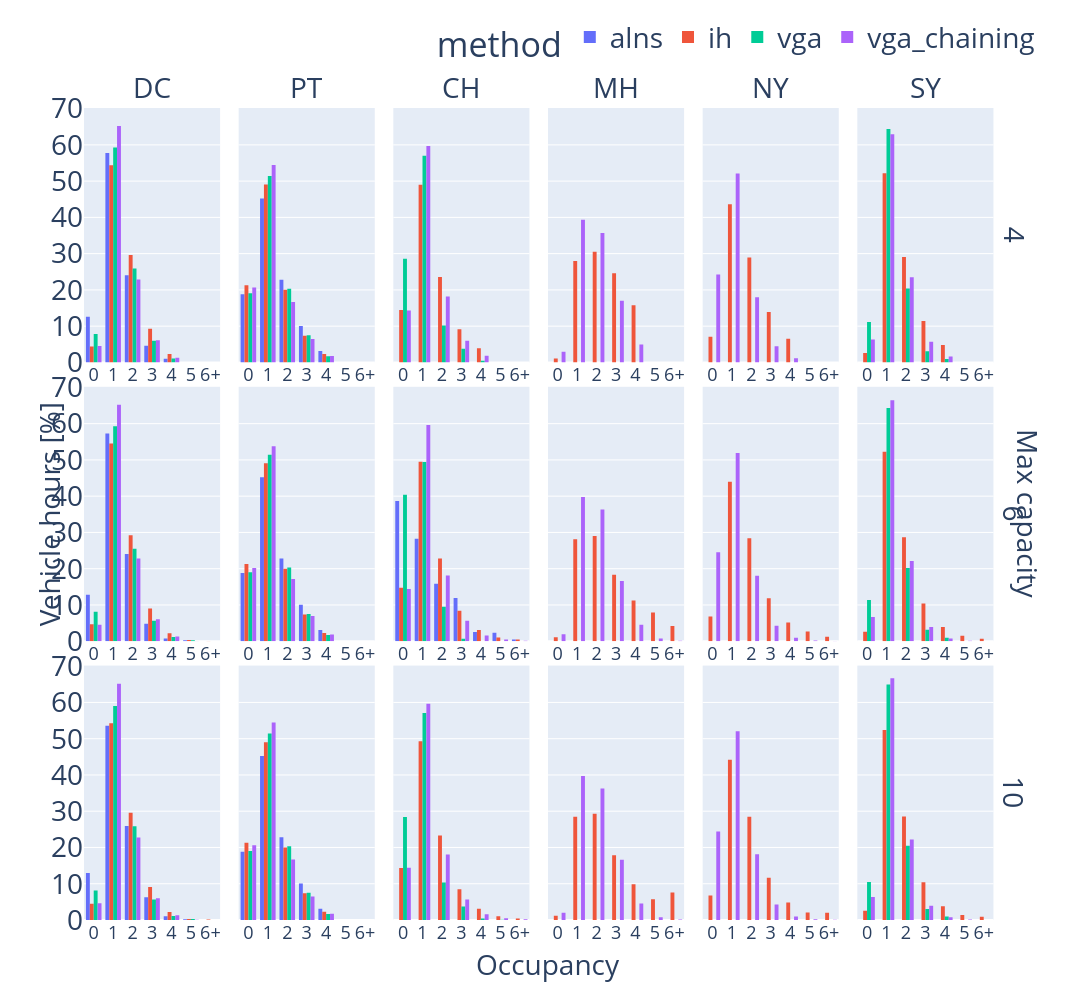

The notebook cell this image was saved under:
### Code cell
fig = px.histogram(
    cap_df,
    x='occupancy_grouped',
    y='vehicle_hours_percentage',
    color='method',
    barmode='group',
    facet_col='area_short',
    facet_row='capacity',
)


# small figures
fig.for_each_yaxis(lambda y: y.update(title=''))  # Remove titles
fig.for_each_xaxis(lambda x: x.update(title=''))  # Remove titles

# titles
fig.add_annotation(x=1.04, y=0.5, text="Max capacity", xref="paper", yref="paper", showarrow=False, textangle=90) # facet row title
fig.add_annotation(x=-0.06, y=0.5, text="Vehicle hours [%]", textangle=-90, xref="paper", yref="paper", showarrow=False) # y axis title
fig.add_annotation(x=0.5, y=-0.08, text="Occupancy", xref="paper", yref="paper", showarrow=False) # x axis title
fig.for_each_annotation(lambda a: a.update(text=a.text.split("=")[-1]))
fig.update_layout(legend=dict(orientation="h", yanchor="bottom", y=1.05, xanchor="right", x=1.03), font=dict(size=28), height=1000, width=1600,)

fig.update_xaxes(tickmode='linear', tick0=0, dtick=1, tickfont=dict(size=18), showticklabels=True)

fig.write_image(f"{IMG_PATH}/hours_occupancy.pdf")
fig.show()
